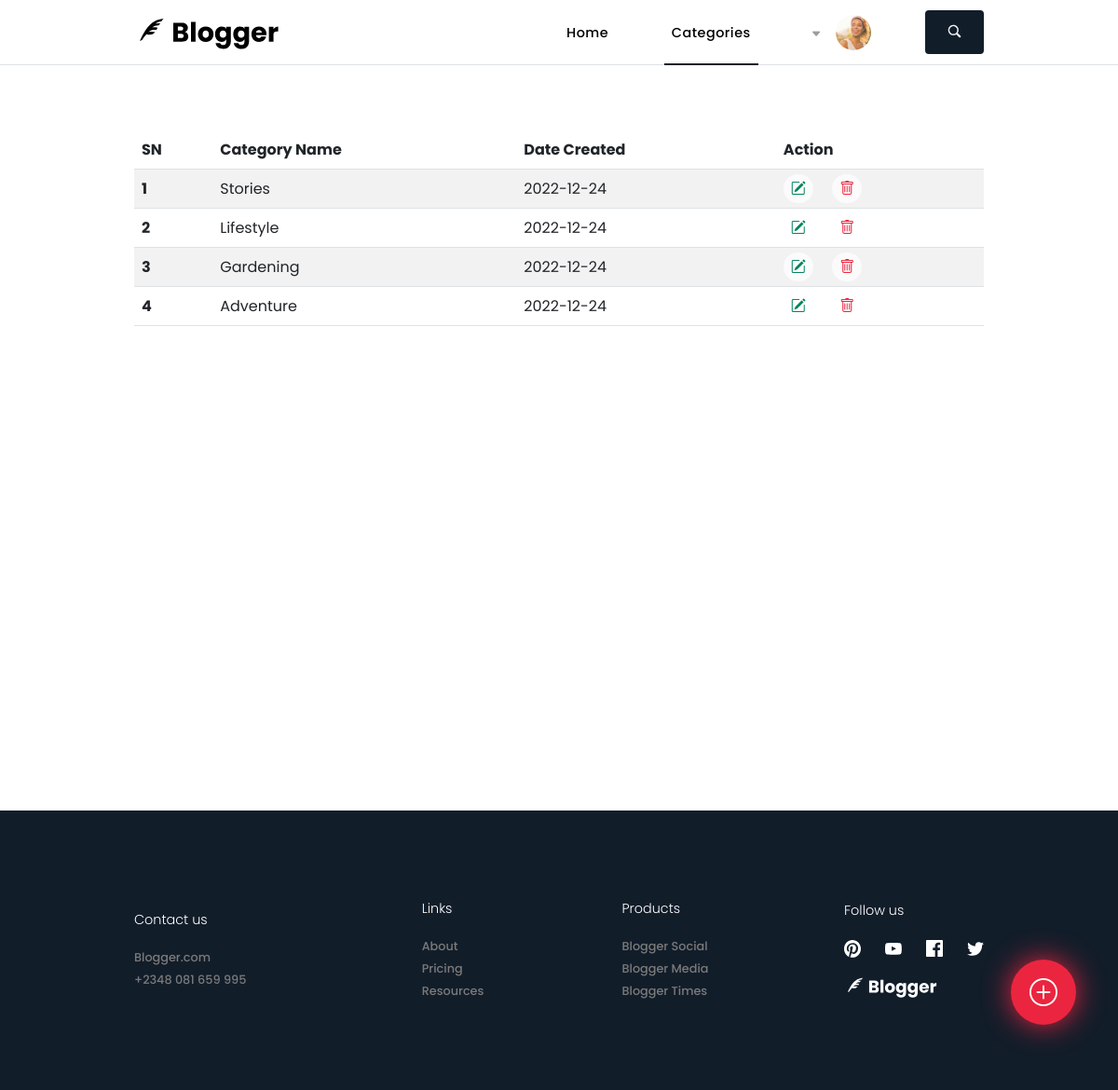
The app's page /categories.php, older data.
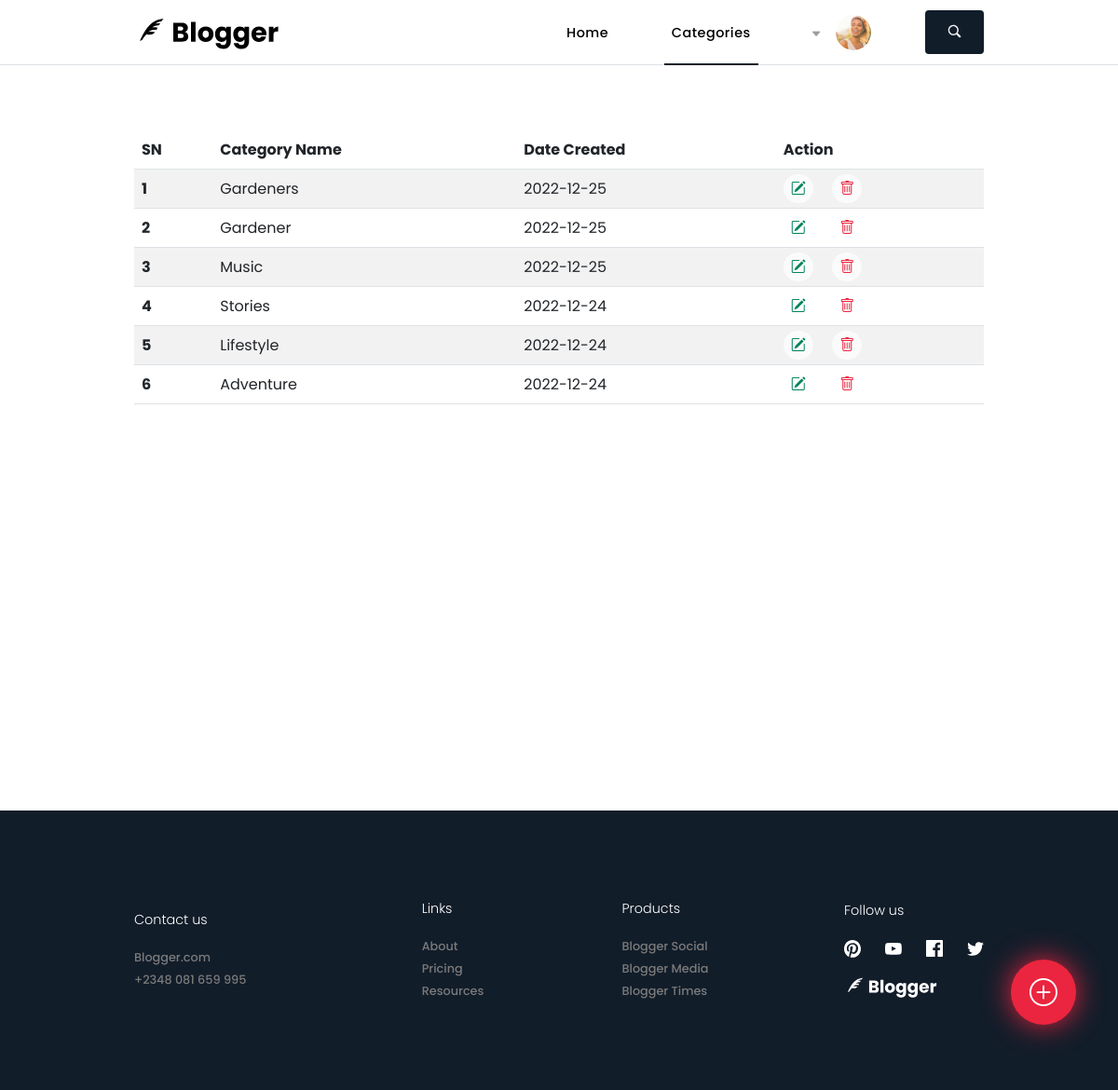
The same page, newer data.
### tables this page shows
CREATE TABLE `categories` (
  `id` int NOT NULL,
  `addCategory` varchar(255) NOT NULL,
  `dateCreated` date NOT NULL
);

### classes/dbConnect.php (called while the page is built)
<?php
    class DbConnect
    {
        protected function connect()
        {
            try
            {
                $username = 'root';
                $password = '';
                $dbConn = new PDO('mysql:host=localhost;dbname=blogger', $username, $password);
                return $dbConn;
            }
            catch (PDOException $e)
            {
                print "Connection failed: " . $e->getMessage() . "<br>";
                die();
            }
        }
    }
?>

### classes/category.queryDb.php (called while the page is built, shortened)
<?php
    class CategoryQueryDb extends DbConnect
    {
        public function fetchAllCategories()
        {
            try
            {
                $stmt = $this->connect()->prepare("SELECT * FROM categories ORDER BY id DESC");
                $stmt->execute();
                return $stmt->fetchAll();
            }
            catch (Exception $e)
            {
                return $e->getMessage();
            }
        }
    }
?>

### categories.php (the view, shortened to what this page needs)
<?php
require './classes/dbConnect.php';
?>
<body>
    <div class="mainContainer">
        <?php include './headers/categoriesHeader.php' ?>
        <section class="categoriesWrapper ">
            <table class="table table-striped table-hover">
                <thead>
                    <tr>
                        <th scope="col">SN</th>
                        <th scope="col">Category Name</th>
                        <th scope="col">Date Created</th>
                        <th scope="col">Action</th>
                    </tr>
                </thead>
                <tbody>
                    <?php
                        $result = new CategoryQueryDb();
                        $categories = $result->fetchAllCategories();
                        foreach ($categories as $key => $category):?>
                        <tr>
                            <th scope="row"><?= $key + 1 ?></th>
                            <td><?= $category['addCategory'] ?></td>
                            <td><?= $category['dateCreated'] ?></td>
                            <td>
                                <a href="javascript:void(0)" class="me-3" data-bs-toggle="modal" data-bs-target="#updateModal<?= $category['id'] ?>"><i class="bi bi-pencil-square"></i></a>
                                <a href="categories.php?deleteId=<?= $category['id'] ?>"><i class="bi bi-trash"></a></i>
                            </td>
                        </tr>
                    <?php endforeach ?>
                </tbody>
            </table>
        </section>
        <footer class="d-flex justify-content-between align-items-center ">
            <div class="contactUs">
                <ul class="d-flex flex-column">
                    <p>Contact us</p>
                    <li><a href="#">Blogger.com</a></li>
                    <li><a href="tel:+2348081659995">+2348 081 659 995</a></li>
                </ul>
            </div>
            <div class="links justify-content-center">
                <ul class="d-flex flex-column">
                    <p>Links</p>
                    <li><a href="#">About</a></li>
                    <li><a href="#">Pricing</a></li>
                    <li><a href="#">Resources</a></li>
                </ul>
            </div>
            <div class="products justify-content-center">
                <ul class="d-flex flex-column">
                    <p>Products</p>
                    <li><a href="#">Blogger Social</a></li>
                    <li><a href="#">Blogger Media</a></li>
                    <li><a href="#">Blogger Times</a></li>
                </ul>
            </div>
            <div class="followUs justify-content-end">
                <ul class="d-flex flex-column align-items-start">
                    <p>Follow us</p>
                    <li>
                        <ul>
                            <li><a href="#"><img src="assets/svg/pinterestIcon.svg" alt="follow us on Facebook"></a></li>
                            <li><a href="#"><img src="assets/svg/youtubeIcon.svg" alt="follow us on Youtube"></a></li>
                            <li><a href="#"><img src="assets/svg/facebookIcon.svg" alt="follow us on Facebook"></a></li>
                            <li><a href="#"><img src="assets/svg/twitterIcon.svg" alt="follow us on Twitter"></a></li>
                        </ul>
                    </li>
                    <li class="logoList mt-3"><a href="#"><img src="assets/svg/bloggerLogoWhite.svg" alt="Blogger.com"></a></li>
                </ul>
            </div>
        </footer>
        <button type="button" class="postBtn border-0" data-bs-toggle="modal" data-bs-target="#exampleModal">
            <i class="bi bi-plus-circle"></i>
        </button>
    </div>
</body>
</html>

### headers/categoriesHeader.php (shortened to what this page needs)
<!DOCTYPE html>
<html lang="en">
<head>
    <link href="https://cdn.jsdelivr.net/npm/bootstrap@5.2.2/dist/css/bootstrap.min.css" rel="stylesheet">
    <link rel="stylesheet" href="./styles/css/categories.css">
</head>
<header class="d-flex justify-content-between align-items-center sticky-top border-bottom">
    <div class="logoContainer"><a href="index.php"><img src="assets/svg/bloggerLogoBlack.svg" alt="blogger logo"></a></div>
    <nav class="headerMenuContainer">
        <ul class="d-flex justify-content-between align-items-center wrap">
            <li class="home"><a href="./index.php">Home</a></li>
            <li class="categories"><a href="./categories.php">Categories</a></li>
            <li onclick="revealDropdown()" class="profile d-flex justify-content-between align-items-center">
                <a href="#">
                    <i class="bi bi-caret-down-fill"></i>
                    <img src="assets/images/moji.png" alt="user account">
                </a>
            </li>
            <li class="search d-flex justify-content-center"><button type="submit" class="border-0"><i class="bi bi-search searchIcon"></i></button></li>
        </ul>
    </nav>
</header>

### styles/css/categories.css (style rules this page uses)
body { font-family: "Poppins", sans-serif; }
*, img, a, ul, li, p, h2, h3, h4, h5, h6, input, textarea { margin: 0; padding: 0; list-style: none; text-decoration: none; box-sizing: border-box; resize: none !important; }
body .mainContainer { max-width: 100%; background-color: #ffffff; }
body .mainContainer header { padding: 0 12%; height: 70px; background-color: #ffffff; }
body .mainContainer header .logoContainer img { width: 60%; }
body .mainContainer header nav { width: 50%; }
body .mainContainer header nav ul li a { color: black; font-size: 0.9rem; font-weight: 500; }
body .mainContainer header nav ul .categories a { padding-top: 23px; padding-bottom: 23px; border-bottom: 2px solid #121d2a; }
body .mainContainer header nav ul .profile a { width: 66px; padding: 4px; margin-left: 10px; }
body .mainContainer header nav ul .profile a i { position: relative; top: 2px; right: 10px; color: #9d9d9d; font-size: 0.7rem; font-weight: 500; }
body .mainContainer header nav ul .profile a img { width: 40px; height: 40px; object-fit: cover; border-radius: 50px; border: 1px solid #ffffff; }
body .mainContainer header nav ul .search i { color: #ffffff; font-size: 13px; text-align: center; padding: 14px 25px; background-color: #121d2a; -webkit-text-stroke: 0.5px; border-radius: 4px; }
body .mainContainer header nav ul a { width: 100px; text-align: center; padding: 23px 8px; font-size: 0.9rem; color: #121d2a; letter-spacing: 0.5px; font-weight: 600; }
body .mainContainer .categoriesWrapper { width: 100%; height: 100vh; padding: 0 12%; padding-top: 70px; }
body .mainContainer .categoriesWrapper table tbody { width: 100%; }
body .mainContainer .categoriesWrapper table tbody tr td a { padding: 4px 8px; border-radius: 50px; background-color: rgba(255, 255, 255, 0.678); }
body .mainContainer .categoriesWrapper table tbody tr td a:first-child { color: #00835c; }
body .mainContainer .categoriesWrapper table tbody tr td a:nth-child(2) { color: #eb253f; }
body footer { height: 300px; background-color: #121d2a; padding: 0 12%; }
body footer div { width: 25%; display: flex; }
body footer div ul p { color: #ffffff; margin-bottom: 16px; font-size: 0.9rem; font-weight: 300; }
body footer div ul li a { font-size: 0.8rem; font-weight: 500; color: #7a7a7a; }
body footer div:last-child ul li ul { width: 150px; display: flex; justify-content: space-between; }
body footer div:last-child ul li ul li a { width: 20px; }
body footer div:last-child ul li ul li a img { width: 18px; }
body footer div:last-child ul .logoList a img { width: 100px; }
body .postBtn { position: fixed; bottom: 70px; right: 45px; width: 70px; height: 70px; border-radius: 50px; font-size: 30px; color: #ffffff; box-shadow: 0px 0px 30px #eb253f; background-color: #eb253f; }

Row changes from the older to the newer data that the page shows:
removed categories: addCategory "Gardening", dateCreated "2022-12-24"
added categories: addCategory "Gardeners", dateCreated "2022-12-25"
added categories: addCategory "Gardener", dateCreated "2022-12-25"
added categories: addCategory "Music", dateCreated "2022-12-25"
